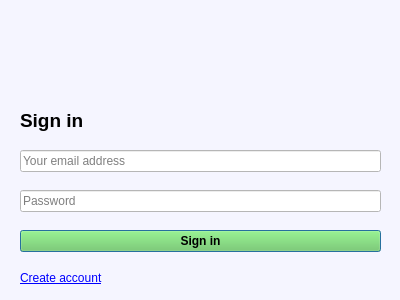
<?xml version="1.0" encoding="UTF-8"?>
<ui version="4.0">
 <class>login</class>
 <widget class="QDialog" name="login">
  <property name="geometry">
   <rect>
    <x>0</x>
    <y>0</y>
    <width>400</width>
    <height>300</height>
   </rect>
  </property>
  <property name="sizePolicy">
   <sizepolicy hsizetype="Fixed" vsizetype="Fixed">
    <horstretch>0</horstretch>
    <verstretch>0</verstretch>
   </sizepolicy>
  </property>
  <property name="minimumSize">
   <size>
    <width>400</width>
    <height>293</height>
   </size>
  </property>
  <property name="maximumSize">
   <size>
    <width>400</width>
    <height>300</height>
   </size>
  </property>
  <property name="focusPolicy">
   <enum>Qt::StrongFocus</enum>
  </property>
  <property name="windowTitle">
   <string>Sign in</string>
  </property>
  <property name="windowIcon">
   <iconset resource="resources.qrc">
    <normaloff>:/icons/favicon-x2000.svg</normaloff>:/icons/favicon-x2000.svg</iconset>
  </property>
  <property name="styleSheet">
   <string notr="true">background-color: rgb(245, 245, 255);</string>
  </property>
  <widget class="QPushButton" name="pushButton">
   <property name="geometry">
    <rect>
     <x>20</x>
     <y>230</y>
     <width>361</width>
     <height>22</height>
    </rect>
   </property>
   <property name="font">
    <font>
     <weight>75</weight>
     <bold>true</bold>
    </font>
   </property>
   <property name="styleSheet">
    <string notr="true">background-color: rgb(105, 204, 80);</string>
   </property>
   <property name="text">
    <string>Sign in</string>
   </property>
  </widget>
  <widget class="QLineEdit" name="lineEdit">
   <property name="geometry">
    <rect>
     <x>20</x>
     <y>150</y>
     <width>361</width>
     <height>22</height>
    </rect>
   </property>
   <property name="styleSheet">
    <string notr="true">background-color: rgb(255, 255, 255);</string>
   </property>
   <property name="placeholderText">
    <string>Your email address</string>
   </property>
  </widget>
  <widget class="QLineEdit" name="lineEdit_2">
   <property name="geometry">
    <rect>
     <x>20</x>
     <y>190</y>
     <width>361</width>
     <height>22</height>
    </rect>
   </property>
   <property name="styleSheet">
    <string notr="true">background-color: rgb(255, 255, 255);</string>
   </property>
   <property name="text">
    <string/>
   </property>
   <property name="echoMode">
    <enum>QLineEdit::Password</enum>
   </property>
   <property name="placeholderText">
    <string>Password</string>
   </property>
  </widget>
  <widget class="QLabel" name="label">
   <property name="geometry">
    <rect>
     <x>20</x>
     <y>105</y>
     <width>91</width>
     <height>31</height>
    </rect>
   </property>
   <property name="font">
    <font>
     <pointsize>14</pointsize>
     <weight>75</weight>
     <bold>true</bold>
    </font>
   </property>
   <property name="styleSheet">
    <string notr="true"/>
   </property>
   <property name="text">
    <string>Sign in</string>
   </property>
  </widget>
  <widget class="QLabel" name="label_2">
   <property name="geometry">
    <rect>
     <x>20</x>
     <y>270</y>
     <width>131</width>
     <height>16</height>
    </rect>
   </property>
   <property name="text">
    <string>&lt;a href=&quot;http://checkmobile.online/createaccount&quot;&gt;Create account&lt;/a&gt;</string>
   </property>
   <property name="openExternalLinks">
    <bool>true</bool>
   </property>
   <property name="textInteractionFlags">
    <set>Qt::TextBrowserInteraction</set>
   </property>
  </widget>
  <widget class="QLabel" name="label_3">
   <property name="geometry">
    <rect>
     <x>100</x>
     <y>20</y>
     <width>171</width>
     <height>61</height>
    </rect>
   </property>
   <property name="styleSheet">
    <string notr="true">image: url(:/icons/logo_gray.png);</string>
   </property>
   <property name="text">
    <string/>
   </property>
  </widget>
 </widget>
 <resources>
  <include location="resources.qrc"/>
 </resources>
 <connections/>
</ui>
